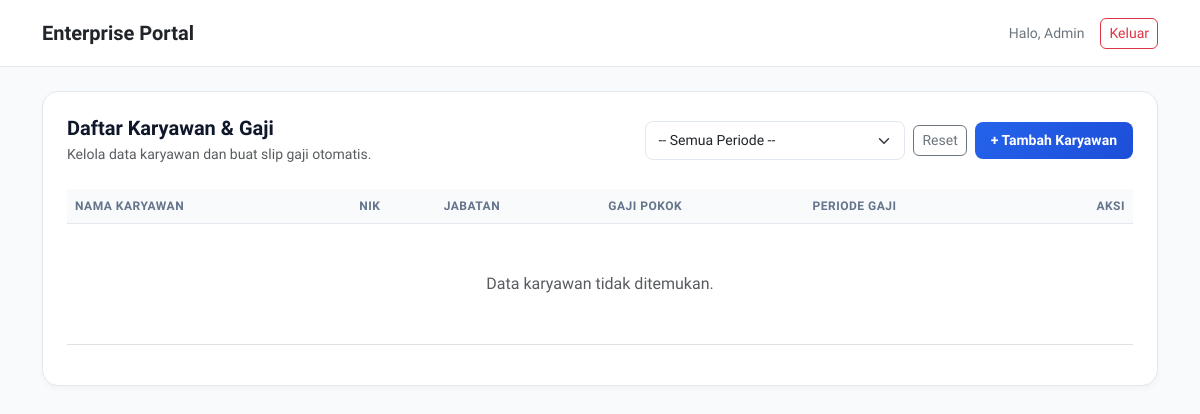
The app's page /dashboard.php?filter_periode=25 April 2026 - 25 Mei 2026, older data.
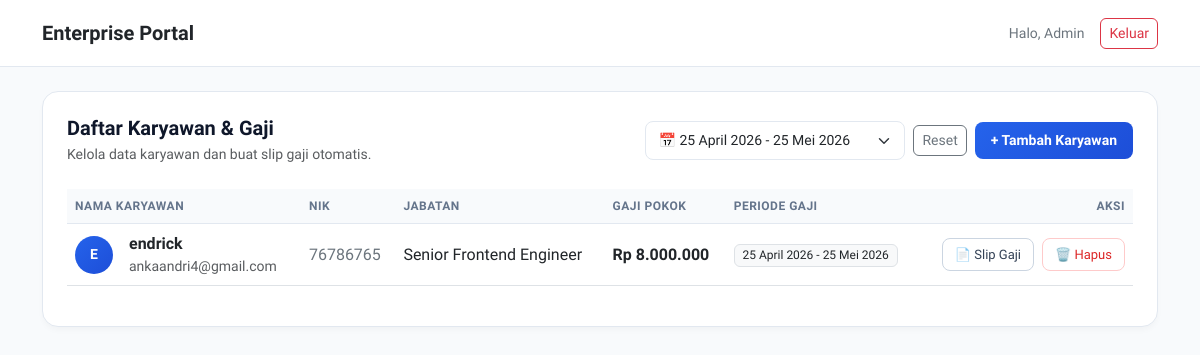
The same page, newer data.
### tables this page shows
CREATE TABLE `karyawan` (
  `id` int(11) NOT NULL,
  `nama` varchar(100) NOT NULL,
  `nik` varchar(50) NOT NULL,
  `email` varchar(100) NOT NULL,
  `jabatan` varchar(100) NOT NULL,
  `gaji_pokok` decimal(12,2) DEFAULT 0.00,
  `periode` varchar(100) DEFAULT '25 November 2026 - 25 Desember 2026',
  `created_at` timestamp NOT NULL DEFAULT current_timestamp()
);

### dashboard.php (the view, shortened to what this page needs)
<?php
include 'koneksi.php';
$filter_periode = $_GET['filter_periode'] ?? '';
if (!empty($filter_periode)) {
    $filter_escaped = mysqli_real_escape_string($koneksi, $filter_periode);
    $query_karyawan = "SELECT * FROM karyawan WHERE periode = '$filter_escaped' ORDER BY id DESC";
} else {
    $query_karyawan = "SELECT * FROM karyawan ORDER BY id DESC";
}
$result = mysqli_query($koneksi, $query_karyawan);
$query_list_periode = mysqli_query($koneksi, "SELECT DISTINCT periode FROM karyawan WHERE periode IS NOT NULL AND periode != '' ORDER BY id DESC");
?>
<!DOCTYPE html>
<html lang="id">
<head>
    <link href="https://cdn.jsdelivr.net/npm/bootstrap@5.3.0/dist/css/bootstrap.min.css" rel="stylesheet">
</head>
<body>
<nav class="navbar navbar-custom py-3 mb-4">
    <div class="container">
        <span class="navbar-brand mb-0 h1 fw-bold text-dark fs-5">Enterprise Portal</span>
        <div class="d-flex align-items-center gap-3">
            <span class="small text-secondary d-none d-sm-inline">Halo, Admin</span>
            <a href="index.php" class="btn btn-outline-danger btn-sm rounded-2">Keluar</a>
        </div>
    </div>
</nav>
<div class="container mb-5">
    <div class="main-card p-3 p-md-4">
        <div class="d-flex justify-content-between align-items-center mb-4 flex-wrap gap-3">
            <div>
                <h5 class="fw-bold mb-1">Daftar Karyawan & Gaji</h5>
                <p class="text-muted small mb-0">Kelola data karyawan dan buat slip gaji otomatis.</p>
            </div>
            <div class="d-flex align-items-center gap-2 flex-wrap">
                <form action="dashboard.php" method="GET" class="d-flex gap-2 align-items-center">
                    <select name="filter_periode" class="form-select filter-select" onchange="this.form.submit()">
                        <option value="">-- Semua Periode --</option>
                        <?php while ($p = mysqli_fetch_assoc($query_list_periode)): ?>
                            <option value="<?php echo htmlspecialchars($p['periode']); ?>" <?php echo ($filter_periode === $p['periode']) ? 'selected' : ''; ?>>
                                📅 <?php echo htmlspecialchars($p['periode']); ?>
                            </option>
                        <?php endwhile; ?>
                    </select>
                    <?php if (!empty($filter_periode)): ?>
                        <a href="dashboard.php" class="btn btn-outline-secondary btn-sm rounded-2">Reset</a>
                    <?php endif; ?>
                </form>
                <button class="btn btn-tambah" data-bs-toggle="modal" data-bs-target="#modalPilihPeriode">+ Tambah Karyawan</button>
            </div>
        </div>
        <div class="table-responsive">
            <table class="table table-hover align-middle">
                <thead>
                    <tr>
                        <th>Nama Karyawan</th>
                        <th>NIK</th>
                        <th>Jabatan</th>
                        <th>Gaji Pokok</th>
                        <th>Periode Gaji</th>
                        <th class="text-end">Aksi</th>
                    </tr>
                </thead>
                <tbody>
                    <?php if (mysqli_num_rows($result) > 0): ?>
                        <?php while ($row = mysqli_fetch_assoc($result)):
                            $words = explode(" ", $row['nama']);
                            $inisial = strtoupper(substr($words[0], 0, 1) . (isset($words[1]) ? substr($words[1], 0, 1) : ''));
                        ?>
                        <tr>
                            <td>
                                <div class="d-flex align-items-center gap-3">
                                    <div class="avatar"><?php echo $inisial; ?></div>
                                    <div>
                                        <div class="fw-semibold text-dark"><?php echo htmlspecialchars($row['nama']); ?></div>
                                        <div class="text-muted small"><?php echo htmlspecialchars($row['email']); ?></div>
                                    </div>
                                </div>
                            </td>
                            <td class="fw-medium text-secondary"><?php echo htmlspecialchars($row['nik']); ?></td>
                            <td class="fw-medium text-dark"><?php echo htmlspecialchars($row['jabatan']); ?></td>
                            <td class="fw-semibold text-dark">Rp <?php echo number_format($row['gaji_pokok'], 0, ',', '.'); ?></td>
                            <td><span class="badge bg-light text-dark border fw-normal"><?php echo htmlspecialchars($row['periode'] ?? '25 Nov - 25 Des 2026'); ?></span></td>
                            <td class="text-end">
                                <div class="d-flex justify-content-end gap-2">
                                    <a href="slip_gaji.php?id=<?php echo $row['id']; ?>" class="btn-action">📄 Slip Gaji</a>
                                    <a href="dashboard.php?hapus=<?php echo $row['id']; ?>" class="btn-delete" onclick="return confirm('Apakah Anda yakin ingin menghapus data ini?')">🗑️ Hapus</a>
                                </div>
                            </td>
                        </tr>
                        <?php endwhile; ?>
                    <?php else: ?>
                        <tr><td colspan="6" class="text-center py-5 text-muted">Data karyawan tidak ditemukan.</td></tr>
                    <?php endif; ?>
                </tbody>
            </table>
        </div>
    </div>
</div>
</body>
</html>

### dashboard.php (style rules this page uses)
body { font-family: 'Plus Jakarta Sans', sans-serif; background-color: #f8fafc; color: #0f172a; }
.navbar-custom { background: #ffffff; border-bottom: 1px solid #e2e8f0; }
.main-card { background: #ffffff; border: 1px solid #e2e8f0; border-radius: 16px; box-shadow: 0 4px 6px -1px rgba(0,0,0,0.03); }
.table th { color: #64748b; font-weight: 600; font-size: 12px; text-transform: uppercase; letter-spacing: 0.5px; background-color: #f8fafc; border-bottom: 1px solid #e2e8f0; }
.avatar { width: 38px; height: 38px; border-radius: 50%; background: linear-gradient(135deg, #2563eb 0%, #1d4ed8 100%); color: white; font-weight: 600; display: flex; align-items: center; justify-content: center; font-size: 14px; flex-shrink: 0; }
.btn-action { background: #ffffff; border: 1.5px solid #cbd5e1; color: #334155; font-size: 13px; font-weight: 500; border-radius: 8px; padding: 6px 12px; text-decoration: none; transition: all 0.2s; display: inline-flex; align-items: center; gap: 4px; white-space: nowrap; }
.btn-delete { background: #ffffff; border: 1.5px solid #fecaca; color: #dc2626; font-size: 13px; font-weight: 500; border-radius: 8px; padding: 6px 12px; text-decoration: none; transition: all 0.2s; display: inline-flex; align-items: center; white-space: nowrap; }
.btn-tambah { background: linear-gradient(135deg, #2563eb 0%, #1d4ed8 100%); color: white; border: none; border-radius: 8px; padding: 8px 16px; font-weight: 600; font-size: 14px; transition: all 0.2s; white-space: nowrap; }
.filter-select { border-radius: 8px; border: 1.5px solid #e2e8f0; font-size: 14px; padding: 8px 12px; max-width: 260px; }
.form-control, .form-select { border-radius: 8px; border: 1.5px solid #e2e8f0; font-size: 14px; }

Row changes from the older to the newer data that the page shows:
added karyawan: nama "E", nama "endrick", email "ankaandri4@gmail.com", nik "76786765", jabatan "Senior Frontend Engineer", gaji_pokok "8.000.000", periode "25 April 2026 - 25 Mei 2026"
Text that changed along with them:
form field filter_periode: "-- Semua Periode --" → "📅 25 April 2026 - 25 Mei 2026"
text no longer shown: "Data karyawan tidak ditemukan."
